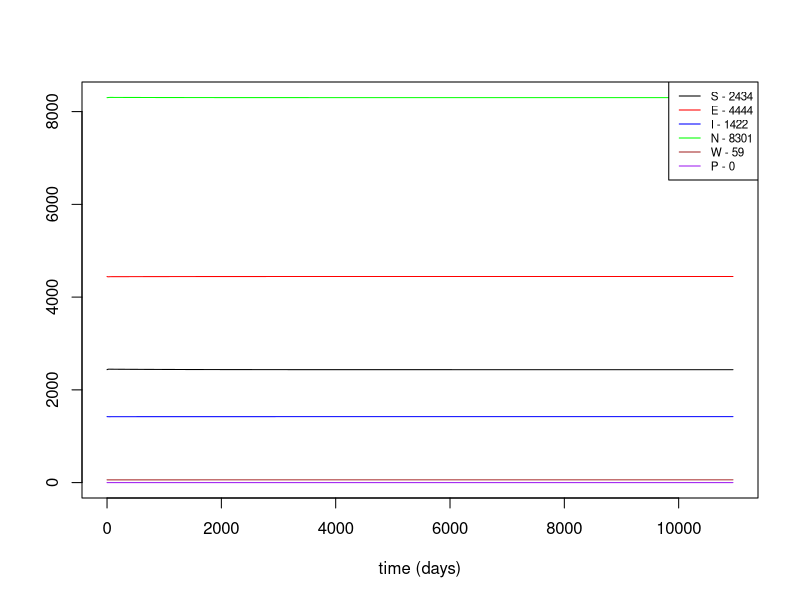
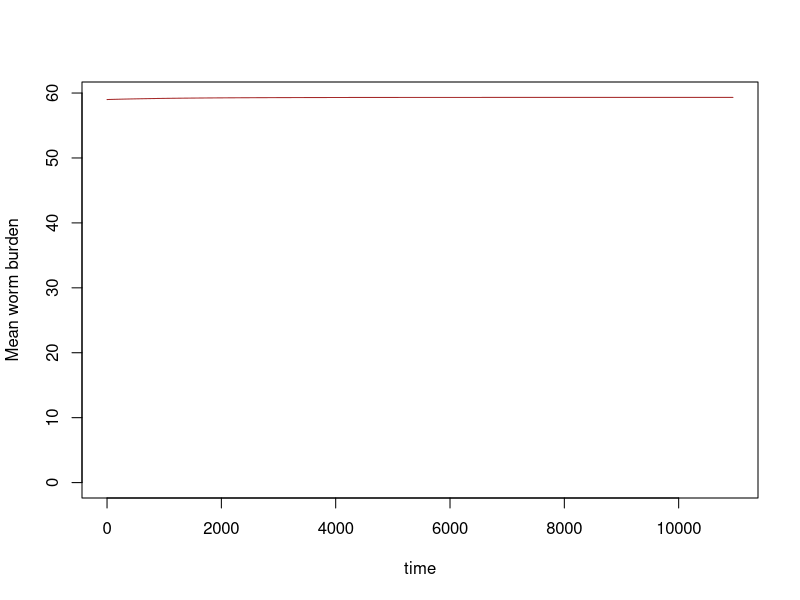
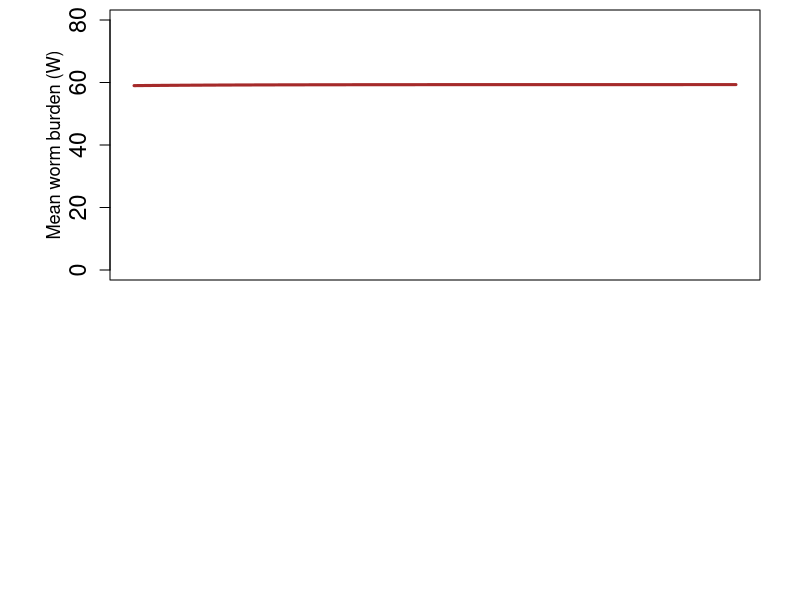

R code for these plots, in order: (Note: this script raises an error after producing the figures.)
## A schisto model
#This work is licensed under a Creative Commons Attribution-NonCommercial 4.0 International License#########
#<http://creativecommons.org/licenses/by-nc/4.0/> by Christopher Hoover, Arathi Arakala, Manoj Gambhir 
#and Justin Remais. This work was supported in part by the National Institutes of Health/National Science 
#Foundation Ecology of Infectious Disease program funded by the Fogarty International Center 
#(grant R01TW010286), the National Institute of Allergy and Infectious Diseases (grant K01AI091864), 
#and the National Science Foundation Water Sustainability and Climate Program (grant 1360330).

library(deSolve)
schisto=function(t, n, parameters) { 
  with(as.list(parameters),{
    S=n[1]
    E=n[2]
    I=n[3]
    W=n[4]
    N=S+E+I
    pred= (alpha*P)/(1+alpha*N*Th)
    #inf= 0.5*beta*W*H*m*H
    inf= 0.5*beta*W*H*m*S
    dSdt= f_N*((1-(phi_N*N))*(S+(z*E))) - (mu_N*S) - (pred*S) - inf
    dEdt= inf - ((mu_N+pred+sigma)*E)
    dIdt= (sigma*E) - ((mu_N+mu_I)*I) - (pred*I)
    dWdt= (lamda*I) - ((mu_W+mu_H)*W)
    return(list(c(dSdt,dEdt,dIdt,dWdt)))
  }) 
} 


#Parameters from Sokolow et al ########################################
yrs=30
time=seq(0,365*yrs,1)
p=0
parameters=c(f_N=0.16, #Instantaneous snail mortality rate
             phi_N= (1-1/(80*0.16))/10000, #~Inverse of snail carrying capacity
             z=0.5, #Fraction of exposed snails that reproduce
             mu_N=1/80, #Snail mortality rate; assumed lifespan=12 weeks
             alpha=0.003, #per capita prawn attack rate on snails
             P=p, #Number of prawns in the system
             Th=0.1, #Prawn predation max
             beta=0.000004, #Snail infection probability
             H=1000, # human population
             sigma=0.02, # exposed snails becoming infected
             mu_I=0.05, #Enhanced mortality of infected snails
             lamda=0.00004, #Human infection probability from infected snails
             mu_H=0.00004566, #Worm mortality from host deaths
             mu_W=0.00091324, #Adult worm natural mortality
             m=0.5 #Miracidial production per reproductive female
             )
#Parameters we might consider changing based on other sources
    #beta = 0.000001-0.0005 from Liang et al 2002
    #f = 0.5/7 = 0.07/day snail recruitment rate from Woolhouse, 1990 fig4 @ 21 C

# Various starting values ########################
#nstart=c(S=5500,E=1500,I=1000, W=50) #VALUES USED HERE ARE Randomly contrived

nstart=c(S=2435,E=4444,I=1422, W=59) #VALUES USED HERE ARE PRAWN-FREE EQUILIBRIUM

#nstart=c(S=6097,E=346,I=45, W=26) #VALUES USED HERE ARE PRAWN=33 EQBM

#Run the model and print ~eqbm values #######################
output=as.data.frame(ode(nstart,time,schisto,parameters))
output[100:500,]
eqbm<-output[365*yrs,]
  eqbm

#Plot changes over time period
par(mfrow=c(1,1))
plot(output[,1], output[,2], type='l', xlab="time (days)",ylab="",
     ylim=c(0,max(output[,2]+output[,3]+output[,4])))
lines(output[,1],output[,3],col="red")
lines(output[,1],output[,4],col="blue")
lines(output[,1],output[,2]+output[,3]+output[,4],col="green")
lines(output[,1],output[,5],col="brown")
lines(output[,1],rep(p,times=length(output[,1])),col="purple")
legend("topright",paste(c("S","E","I","N","W","P"),
                        as.integer(c(eqbm[,2],eqbm[,3],eqbm[,4],(eqbm[,2]+eqbm[,3]+eqbm[,4]),eqbm[,5],p)),
                        sep=" - "),
       col=c("black","red","blue","green","brown","purple"),lty=1,cex=0.7)

#Plot only mean worm burden (W) over 30-yr run
plot(output[,1], output[,5], type='l', col="brown",xlab="time",ylab="Mean worm burden",
     ylim=c(0,max(output[,5])))

#Run the model with P=50 and observe dynamics over time  (Sok etal Fig5B&E) #####################
yrs=20
time=seq(0,365*yrs,1)
p=50

output=as.data.frame(ode(nstart,time,schisto,parameters))
output[100:500,]
eqbm2<-output[365*yrs,]
eqbm2

#Plots
par(mfrow=c(2,1), cex.lab=1.3, cex.axis=1.4)
par(mai=c(0.2, 1.1, 0.1,0.4))
  plot(output[,1]/365, output[,5], type='l', xlab="",ylab="", lwd=3,
        ylim=c(0,80), col="brown", xaxt='n')
    mtext("Mean worm burden (W)", side=2, line=2.3, cex=1.1)
par(mai=c(1.2, 1.1, 0.1,0.4)) 
  plot(output[,1]/365, prev(W=output[,5])*100, type='l', xlab="years",ylab="", lwd=3,
         ylim=c(0,100), col="red")
    mtext("Prevalence", side=2, line=2.3, cex=1.3)

#Function to calculate prevalence ####################################
prev<-function(W,k=0.25){
  1-(1+(W/k))^(-k)
}
prev2<-function(x){
  1-(1+(x/0.25))^(-0.25)
} #Same function, just with k already set to value cited in sokolow et al 2015
prev(W=eqbm[,5])

#Function to calculate R-0 of system give parameter values ################
r0<-function(f_N=0.16, #Instantaneous snail mortality rate
             phi_N= (1-1/(80*0.16))/10000, #~Inverse of snail carrying capacity
             z=0.5, #Fraction of exposed snails that reproduce
             mu_N=1/80, #Snail mortality rate; assumed lifespan=12 weeks
             alpha=0.003, #per capita prawn attack rate on snails
             P=p, #Number of prawns in the system
             Th=0.1, #Prawn predation max
             beta=0.000004, #Snail infection probability
             H=1000, # human population
             sigma=0.02, # exposed snails becoming infected
             mu_I=0.05, #Enhanced mortality of infected snails
             lamda=0.00004, #Human infection probability from infected snails
             mu_H=0.00004566, #Worm mortality from host deaths
             mu_W=0.00091324, #Adult worm natural mortality
             m=0.5 #Miracidial production per reproductive female
                )
  {
  pred=(alpha*P)/(1+(alpha*Th))
  print(pred)
  #top=((f+f*z)*(beta*m)*sigma*lamda)
  top=beta*0.5*H*m*(1/phi_N)*sigma*lamda
  print(top)
  bot=(mu_N+mu_I+pred)*(mu_N+sigma+pred)*(mu_H+mu_W)
  print(bot)
  r0=top/bot
  r0
}
r0()

#Function to observe instantaneous rates of change at given parameter values #############
d_all<-function(f_N=0.16, #Instantaneous snail mortality rate
                phi_N= (1-1/(80*0.16))/10000, #~Inverse of snail carrying capacity
                z=0.5, #Fraction of exposed snails that reproduce
                mu_N=1/80, #Snail mortality rate; assumed lifespan=12 weeks
                alpha=0.003, #per capita prawn attack rate on snails
                P=p, #Number of prawns in the system
                Th=0.1, #Prawn predation max
                beta=0.000004, #Snail infection probability
                H=1000, # human population
                sigma=0.02, # exposed snails becoming infected
                mu_I=0.05, #Enhanced mortality of infected snails
                lamda=0.00004, #Human infection probability from infected snails
                mu_H=0.00004566, #Worm mortality from host deaths
                mu_W=0.00091324, #Adult worm natural mortality
                m=0.5, #Miracidial production per reproductive female
                S, E, I, W){
  N=S+E+I
  pred= (alpha*P)/(1+(alpha*N*Th))
  inf= 0.5*beta*W*H*m*H
    dSdt= f_N*((1-(phi_N*N))*(S+(z*E))) - (mu_N*S) - (pred*S) - inf
  print(dSdt)
    dEdt= inf - ((mu_N+pred+sigma)*E)
  print(dEdt)
    dIdt= (sigma*E) - ((mu_N+mu_I)*I) - (pred*I)
  print(dIdt)
    dWdt= (lamda*I) - ((mu_W+mu_H)*W)
  print(dWdt)
}

#Check changes at equilibrium
d_all(S=eqbm[,2], E=eqbm[,3], I=eqbm[,4], W=eqbm[,5])

#Plot change in S,E,I,W over variable P, with runs equal to 30 years ##############
p_range<-seq(from=1, to=100, by=1)
  op<-rep(0, time=length(p_range))
  op2<-rep(0, time=length(p_range))
  op3<-rep(0, time=length(p_range))
  op4<-rep(0, time=length(p_range))
  for(p in p_range){
    ind<-which(p_range==p)
    time=seq(0,365*30,1)
    parameters=c(f_N=0.16, #Instantaneous snail mortality rate
                 phi_N= (1-1/(80*0.16))/10000, #~Inverse of snail carrying capacity
                 z=0.5, #Fraction of exposed snails that reproduce
                 mu_N=1/80, #Snail mortality rate; assumed lifespan=12 weeks
                 alpha=0.003, #per capita prawn attack rate on snails
                 P=p, #Number of prawns in the system
                 Th=0.1, #Prawn predation max
                 beta=0.000004, #Snail infection probability
                 H=1000, # human population
                 sigma=0.02, # exposed snails becoming infected
                 mu_I=0.05, #Enhanced mortality of infected snails
                 lamda=0.00004, #Human infection probability from infected snails
                 mu_H=0.00004566, #Worm mortality from host deaths
                 mu_W=0.00091324, #Adult worm natural mortality
                 m=0.5 #Miracidial production per reproductive female
    )
    nstart=c(S=4382,E=3847,I=684, W=28)  
    output=as.data.frame(ode(nstart,time,schisto,parameters)) 
    #op[ind]<-output[10950,2]+output[10950,3]+output[10950,4]
    op[ind]<-output[365*30,2]
    op2[ind]<-output[365*30,3]
    op3[ind]<-output[365*30,4]
    op4[ind]<-output[365*30,5]
  }
  #Plot results over Predator-values
  par(mfrow=c(1,1))
  plot(p_range, op/(op+op2+op3), type='l', xlab="",ylab="%Susceptible of all snails", col="black", lty=3)
  par(mfrow=c(2,2))
  plot(p_range, op, type='l', xlab="#Predators",ylab="S", col="black", ylim=c(0,max(op, na.rm=TRUE)))
  plot(p_range, op2, type="l", xlab="#Predators",ylab="E", col="red", ylim=c(0,max(op2, na.rm=TRUE)))
  plot(p_range, op3, type="l", xlab="#Predators",ylab="I", col="blue", ylim=c(0,max(op3, na.rm=TRUE)))
  plot(p_range, op4, type="l", xlab="#Predators",ylab="W", col="brown", ylim=c(0,max(op4, na.rm=TRUE)))
  
#Plot N & I over P for document#####################

par(mfrow=c(2,1), cex.lab=1.5, cex.axis=1.4)
#Plot total number of snails (N) across different values of P
par(mai=c(0.2, 1.1, 0.1,0.4))
plot(p_range, (op+op2+op3), type='l', lwd=3, xlab="",ylab="",
     col="black", xlim=c(0,100), ylim=c(0,9000), xaxt='n')
  mtext(expression(italic(N)), side=2, cex=2, las=2, line=2.6)

#Plot total number of infected snails (I) across different values of P
  par(mai=c(1.2, 1.1, 0.1,0.4))
  plot(p_range, (op3), type='l', lwd=3, xlab="Predator abundance",ylab="", 
     col="blue", xlim=c(0,100), ylim=c(0,1500))
  mtext(expression(italic(I)), side=2, cex=2, las=2, line=2.6, col="blue")

#Plot W & Prev over P for document#####################
par(mfrow=c(2,1), cex.lab=1.4, cex.axis=1.3)
  #W plot
  par(mai=c(0.2, 1.1, 0.1,0.4))
  plot(p_range, op4, type="l", ylab="", col="brown", 
       lwd=2, ylim=c(0,60), xaxt='n')
  mtext("Mean worm burden (W)", col="brown", line=2.5, cex=1.4, side=2)
  #Prev Plot
  par(mai=c(1.2, 1.1, 0.1,0.4))
  plot(p_range, prev(W=op4), type="l", xlab="Predator abundance",ylab="", 
       col="red", lwd=2, ylim=c(0,0.80))
    mtext("Prevalence", col="red", line=2.5, cex=1.5, side=2)
#########################################  
  #Plot proportion of snails that are susceptible at 30 yr equilibirum across different values of P
plot(p_range, ((op+op2)/(op+op2+op3))*100, type='l', xlab="#Predators",ylab="%NON-infected of all snails", 
     col="black", xlim=c(0,50), ylim=c(0,100))
abline(h=100, col="pink",lty=2)
